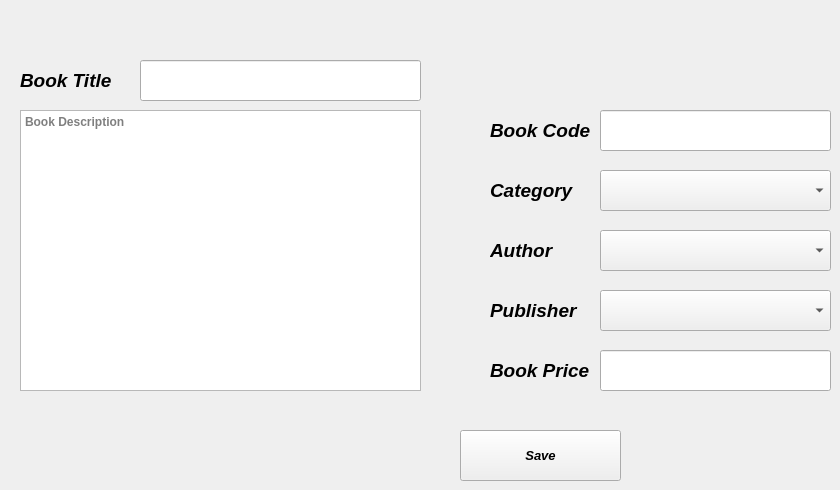
      <widget class="QWidget" name="tab_7">
       <attribute name="title">
        <string>Add New Book</string>
       </attribute>
       <widget class="QLineEdit" name="lineEdit_2">
        <property name="geometry">
         <rect>
          <x>140</x>
          <y>60</y>
          <width>281</width>
          <height>41</height>
         </rect>
        </property>
       </widget>
       <widget class="QLineEdit" name="lineEdit_3">
        <property name="geometry">
         <rect>
          <x>600</x>
          <y>110</y>
          <width>231</width>
          <height>41</height>
         </rect>
        </property>
       </widget>
       <widget class="QComboBox" name="comboBox_3">
        <property name="geometry">
         <rect>
          <x>600</x>
          <y>170</y>
          <width>231</width>
          <height>41</height>
         </rect>
        </property>
       </widget>
       <widget class="QComboBox" name="comboBox_4">
        <property name="geometry">
         <rect>
          <x>600</x>
          <y>230</y>
          <width>231</width>
          <height>41</height>
         </rect>
        </property>
       </widget>
       <widget class="QComboBox" name="comboBox_5">
        <property name="geometry">
         <rect>
          <x>600</x>
          <y>290</y>
          <width>231</width>
          <height>41</height>
         </rect>
        </property>
       </widget>
       <widget class="QLineEdit" name="lineEdit_4">
        <property name="geometry">
         <rect>
          <x>600</x>
          <y>350</y>
          <width>231</width>
          <height>41</height>
         </rect>
        </property>
       </widget>
       <widget class="QLabel" name="label_3">
        <property name="geometry">
         <rect>
          <x>20</x>
          <y>60</y>
          <width>101</width>
          <height>41</height>
         </rect>
        </property>
        <property name="font">
         <font>
          <family>Segoe UI</family>
          <pointsize>14</pointsize>
          <weight>75</weight>
          <italic>true</italic>
          <bold>true</bold>
         </font>
        </property>
        <property name="text">
         <string>Book Title</string>
        </property>
       </widget>
       <widget class="QLabel" name="label_4">
        <property name="geometry">
         <rect>
          <x>490</x>
          <y>110</y>
          <width>101</width>
          <height>41</height>
         </rect>
        </property>
        <property name="font">
         <font>
          <family>Segoe UI</family>
          <pointsize>14</pointsize>
          <weight>75</weight>
          <italic>true</italic>
          <bold>true</bold>
         </font>
        </property>
        <property name="text">
         <string>Book Code</string>
        </property>
       </widget>
       <widget class="QLabel" name="label_5">
        <property name="geometry">
         <rect>
          <x>490</x>
          <y>350</y>
          <width>111</width>
          <height>41</height>
         </rect>
        </property>
        <property name="font">
         <font>
          <family>Segoe UI</family>
          <pointsize>14</pointsize>
          <weight>75</weight>
          <italic>true</italic>
          <bold>true</bold>
         </font>
        </property>
        <property name="text">
         <string>Book Price</string>
        </property>
       </widget>
       <widget class="QLabel" name="label_6">
        <property name="geometry">
         <rect>
          <x>490</x>
          <y>170</y>
          <width>101</width>
          <height>41</height>
         </rect>
        </property>
        <property name="font">
         <font>
          <family>Segoe UI</family>
          <pointsize>14</pointsize>
          <weight>75</weight>
          <italic>true</italic>
          <bold>true</bold>
         </font>
        </property>
        <property name="text">
         <string>Category</string>
        </property>
       </widget>
       <widget class="QLabel" name="label_7">
        <property name="geometry">
         <rect>
          <x>490</x>
          <y>230</y>
          <width>101</width>
          <height>41</height>
         </rect>
        </property>
        <property name="font">
         <font>
          <family>Segoe UI</family>
          <pointsize>14</pointsize>
          <weight>75</weight>
          <italic>true</italic>
          <bold>true</bold>
         </font>
        </property>
        <property name="text">
         <string>Author</string>
        </property>
       </widget>
       <widget class="QLabel" name="label_8">
        <property name="geometry">
         <rect>
          <x>490</x>
          <y>290</y>
          <width>101</width>
          <height>41</height>
         </rect>
        </property>
        <property name="font">
         <font>
          <family>Segoe UI</family>
          <pointsize>14</pointsize>
          <weight>75</weight>
          <italic>true</italic>
          <bold>true</bold>
         </font>
        </property>
        <property name="text">
         <string>Publisher</string>
        </property>
       </widget>
       <widget class="QPushButton" name="pushButton_12">
        <property name="geometry">
         <rect>
          <x>460</x>
          <y>430</y>
          <width>161</width>
          <height>51</height>
         </rect>
        </property>
        <property name="font">
         <font>
          <family>Segoe UI</family>
          <pointsize>10</pointsize>
          <weight>75</weight>
          <italic>true</italic>
          <bold>true</bold>
         </font>
        </property>
        <property name="text">
         <string>Save</string>
        </property>
       </widget>
       <widget class="QTextEdit" name="textEdit">
        <property name="geometry">
         <rect>
          <x>20</x>
          <y>110</y>
          <width>401</width>
          <height>281</height>
         </rect>
        </property>
        <property name="font">
         <font>
          <family>Segoe UI</family>
          <pointsize>9</pointsize>
          <weight>75</weight>
          <bold>true</bold>
         </font>
        </property>
        <property name="placeholderText">
         <string>Book Description</string>
        </property>
       </widget>
      </widget>
